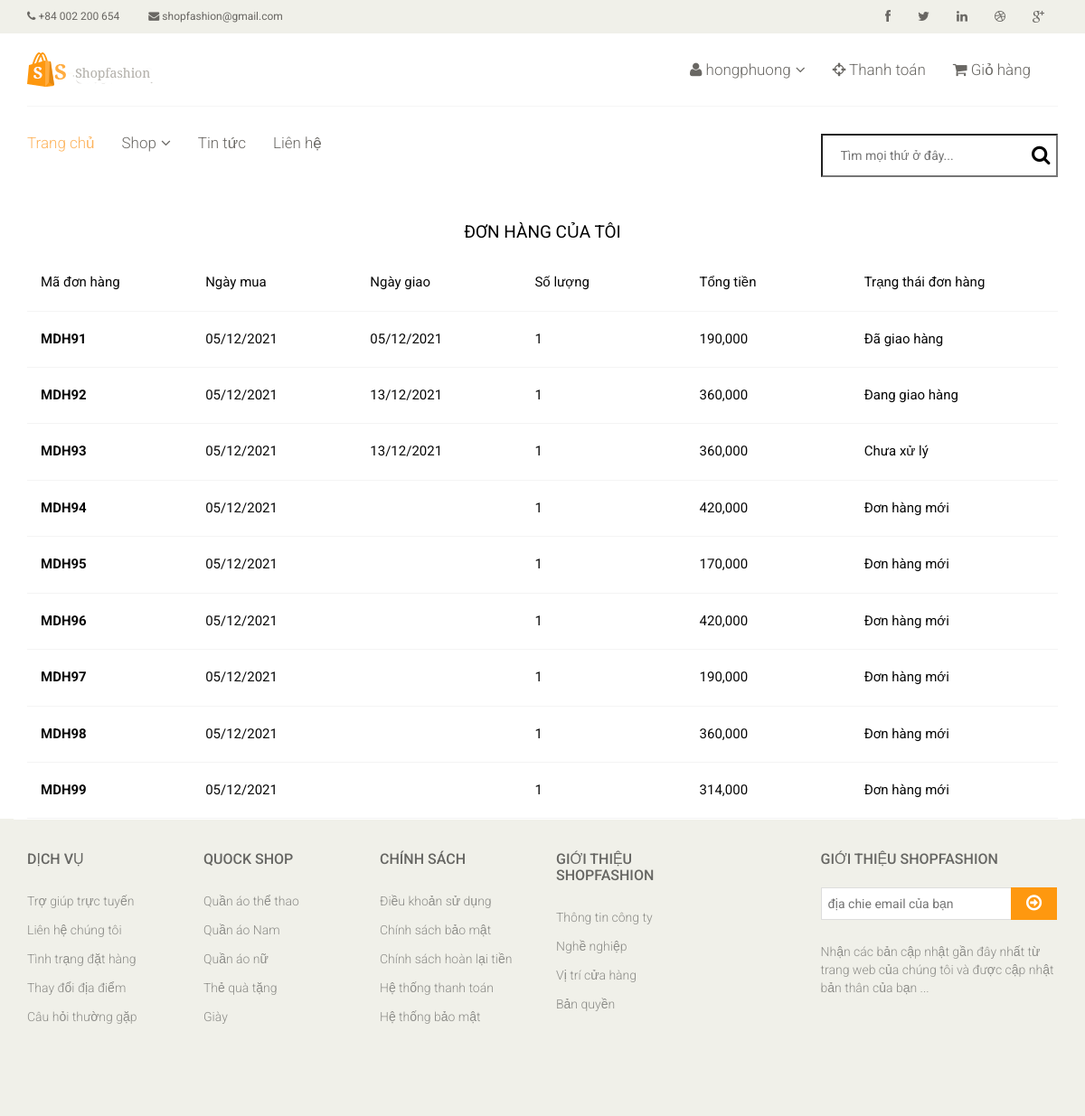
Screenshot of /index.php?act=donhang (signed in) with the database file from the repository.
### tables this page shows
CREATE TABLE `orders` (
  `id` int(11) NOT NULL,
  `user_id` int(11) DEFAULT NULL,
  `fullname` varchar(50) DEFAULT NULL,
  `email` varchar(150) DEFAULT NULL,
  `phone_number` varchar(20) DEFAULT NULL,
  `address` varchar(200) DEFAULT NULL,
  `pttt` tinyint(1) NOT NULL DEFAULT 1 COMMENT '1.Chuyển khoản trực tuyến 2. Kiểm tra thanh toán 3.Paypal',
  `note` varchar(1000) DEFAULT NULL,
  `order_date` varchar(50) DEFAULT NULL,
  `delivery_date` varchar(50) NOT NULL,
  `status` tinyint(1) NOT NULL DEFAULT 0 COMMENT '0.Đơn hàng mới 1.Chưa xử lý 2.Đang giao hàng 3.Đã giao hàng',
  `total_money` int(11) DEFAULT NULL
);

### model/pdo.php (called while the page is built, shortened)
<?php
function pdo_get_connection(){
    $dburl = "mysql:host=localhost;dbname=webbanhang;charset=utf8";
    $username = 'root';
    $password = '';
    $conn = new PDO($dburl, $username, $password);
    $conn->setAttribute(PDO::ATTR_ERRMODE, PDO::ERRMODE_EXCEPTION);
    return $conn;
}
function pdo_query($sql){
    $sql_args = array_slice(func_get_args(), 1);
    try{
        $conn = pdo_get_connection();
        $stmt = $conn->prepare($sql);
        $stmt->execute($sql_args);
        $rows = $stmt->fetchAll();
        return $rows;
    }
    catch(PDOException $e){
        throw $e;
    }
    finally{
        unset($conn);
    }
}

### model/cart.php (called while the page is built, shortened)
<?php
  function loadall_cart_count($order_id){
     $sql="select * from order_details where order_id=".$order_id;
     $bill=pdo_query($sql);
     return sizeof($bill);
  }
function get_ttdh($n){
     switch ($n) {
        case '0':
             $tt="Đơn hàng mới";
             break;
        case '1':
             $tt="Chưa xử lý";
             break;
        case '2':
             $tt="Đang giao hàng";
             break;
        case '3':
              $tt="Đã giao hàng";
               break;
     }
     return $tt;
 }
function loadall_bill(){
    $sql="select * from orders";
    $listbill=pdo_query($sql);
    return $listbill;
}
?>

### view/donhang.php (the view, shortened to what this page needs)
<div class="Account__StyledAccountLayoutInner-sc-1d5h8iz-1 jXurFV">
    <div class="styles__StyledAccountListOrder-sc-6t66uv-0 iOhDoD">
        <div class="heading">ĐƠN HÀNG CỦA TÔI</div><div class="inner">
            <table>
                <tr>
                    <th>Mã đơn hàng</th>
                    <th>Ngày mua</th>
                    <th>Ngày giao</th>
                    <th>Số lượng</th>
                    <th>Tổng tiền</th>
                    <th>Trạng thái đơn hàng</th>
                </tr>
                <tbody>
                <?php
                    if(is_array($listbill)){
                        foreach ($listbill as $bill) {
                            extract($bill);
                            $ttdh=get_ttdh($bill['status']);
                            $countsp=loadall_cart_count($bill['id']);
                            echo '
                                <tr>
                                    <td><strong>MDH'.$bill['id'].'</strong></td>
                                    <td>'.$bill['order_date'].'</td>
                                    <td>'.$bill['delivery_date'].'</td>
                                    <td>'.$countsp.'</td>
                                    <td>'.number_format($bill['total_money'])."".'</td>
                                    <td>'.$ttdh.'</td>
                                </tr>
                            ';
                        }
                    }
                ?>
                </tbody>
            </table>
        </div>
    </div>
</div>

### css/main.css (style rules this page uses)
body { font-family: 'Roboto', sans-serif; position: relative; font-weight: 400px; color: #000; }

### view/header.php (style rules this page uses)
body { color: black; }

### view/donhang.php (style rules this page uses)
.jXurFV { flex: 1 1 0%; }
.iOhDoD .heading { font-size: 19px; line-height: 21px; margin: 20px 0px 15px; color: black; text-align: center; }
.iOhDoD .inner { background-color: rgb(255, 255, 255); border-radius: 4px; padding: 0px 30px 0px; min-height: 400px; }
.iOhDoD table { border-collapse: collapse; width: 100%; word-break: break-word; }
.iOhDoD tr { border-bottom: 1px solid rgb(244, 244, 244); }
.iOhDoD th, .iOhDoD td { min-width: 130px; padding: 20px 15px; color: #080808; font-size: 15px; font-weight: 400; text-align: left; }

### rows the page displays
orders: id "91", order_date "05/12/2021", delivery_date "05/12/2021", countsp "1", total_money "190,000", status "Đã giao hàng"
orders: id "92", order_date "05/12/2021", delivery_date "13/12/2021", countsp "1", total_money "360,000", status "Đang giao hàng"
orders: id "93", order_date "05/12/2021", delivery_date "13/12/2021", countsp "1", total_money "360,000", status "Chưa xử lý"
orders: id "94", order_date "05/12/2021", countsp "1", total_money "420,000", status "Đơn hàng mới"
orders: id "95", order_date "05/12/2021", countsp "1", total_money "170,000", status "Đơn hàng mới"
orders: id "96", order_date "05/12/2021", countsp "1", total_money "420,000", status "Đơn hàng mới"
orders: id "97", order_date "05/12/2021", countsp "1", total_money "190,000", status "Đơn hàng mới"
orders: id "98", order_date "05/12/2021", countsp "1", total_money "360,000", status "Đơn hàng mới"
orders: id "99", order_date "05/12/2021", countsp "1", total_money "314,000", status "Đơn hàng mới"

### other values shown
$_SESSION['user']['username'] "hongphuong"
